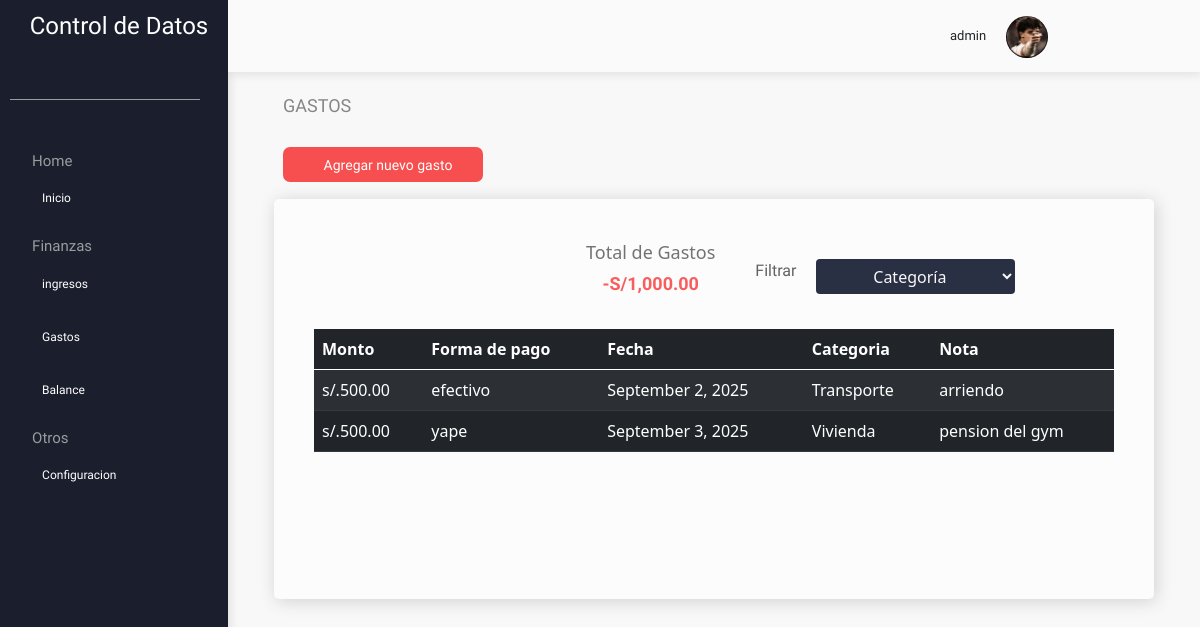
The app's page /gasto.php (signed in) with its own data.
### tables this page shows
CREATE TABLE `gastos` (
  `id_gasto` int(11) NOT NULL,
  `id_usuario` int(11) DEFAULT NULL,
  `monto` decimal(10,2) DEFAULT NULL,
  `forma_pago` varchar(50) DEFAULT NULL,
  `fecha` date DEFAULT NULL,
  `id_categoria` int(11) DEFAULT NULL,
  `nota` varchar(100) DEFAULT NULL
);

CREATE TABLE `categorias` (
  `id_categoria` int(11) NOT NULL,
  `categoria` varchar(50) DEFAULT NULL
);

### modelo/table.php (the view, shortened to what this page needs)
<?php
global $connection;
$id_usu = $_SESSION['id_usuario'];
$query = "SELECT g.monto, g.forma_pago, g.fecha, c.categoria, g.nota
          FROM gastos AS g
          JOIN categorias AS c ON g.id_categoria = c.id_categoria
          WHERE g.id_usuario = $id_usu";
$resultado = mysqli_query($connection, $query);
while ($fila = mysqli_fetch_assoc($resultado)) {
    $monto = $fila['monto'];
    $formaPago = $fila['forma_pago'];
    $fecha = $fila['fecha'];
    $categoria = $fila['categoria'];
    $nota = $fila['nota'];
    $fechaDateTime = new DateTime($fecha);
    $locale = Locale::getDefault();
    $formatter = new IntlDateFormatter($locale, IntlDateFormatter::LONG, IntlDateFormatter::NONE);
    $fechaFormateada = $formatter->format($fechaDateTime);
    ?>
    <tr>
        <td>s/.<?php echo $monto; ?></td>
        <td><?php echo $formaPago; ?></td>
        <td><?php echo $fechaFormateada; ?></td>
        <td><?php echo $categoria; ?></td>
        <td><?php echo $nota; ?></td>
    </tr>
    <?php
}
?>

### css/gasto/style.css (style rules this page uses)
body { display: flex; height: 100vh; background: #f9f8f8; }

### records on screen
gastos: monto "500.00", forma_pago "efectivo", fecha "September 2, 2025", id_categoria.categoria "Transporte", nota "arriendo"
gastos: monto "500.00", forma_pago "yape", fecha "September 3, 2025", id_categoria.categoria "Vivienda", nota "pension del gym"

### other values on screen
$nombre "admin"
$totalIngresosFormateado "1,000.00"
